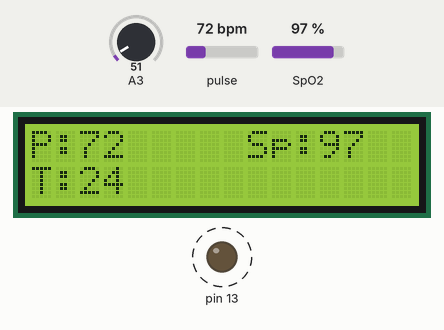
Simulated run of this sketch. Board: Arduino Uno, built with avr-gcc and run on an emulated ATmega328P. On the bench: 16×2 character LCD, output pins drawn as LEDs (lit = HIGH). Dashed ring = blinking. The inputs (shaded band) are chosen by the test bench; at power-on: pulse 72 bpm, A3 = 51, SpO2 97 %. What the sketch prints to the serial monitor is not drawn.

Above: at 3.6 s.
3.7 s: pulse set to 130 bpm
At 6.8 s:
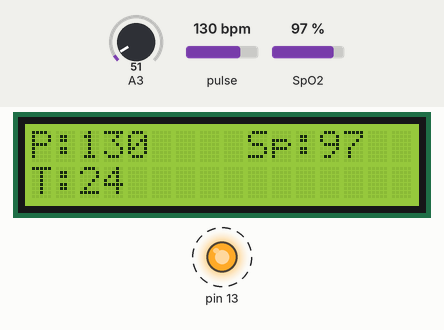
7.5 s: A3 set to 61
At 10.4 s:
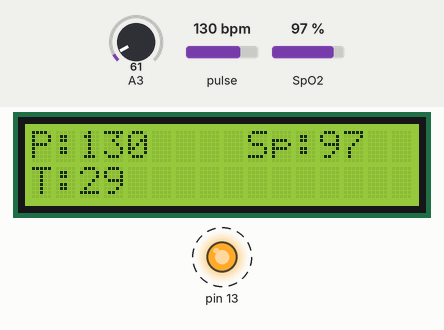
10.5 s: pulse set to 42 bpm
At 13.6 s:
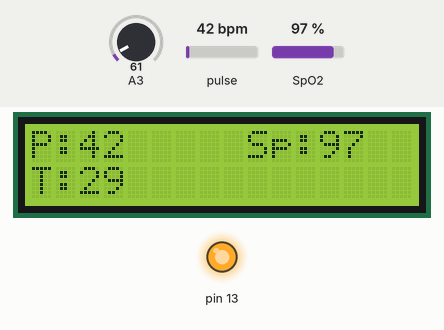
14.6 s: SpO2 set to 80 %
At 16.6 s:
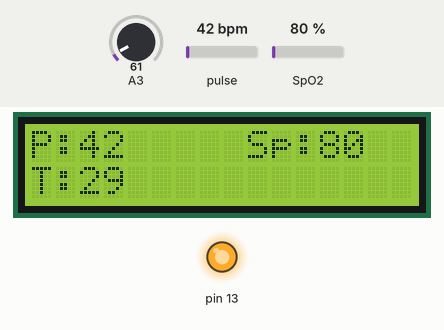
17.4 s: A3 set to 71
At 19.7 s:
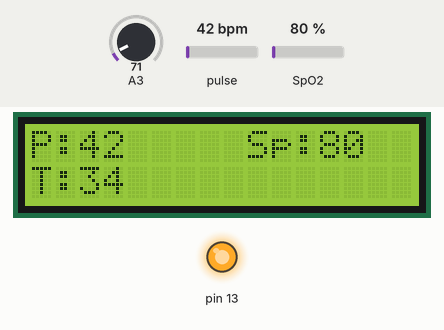
20.3 s: pulse set to 70 bpm
At 21.8 s:
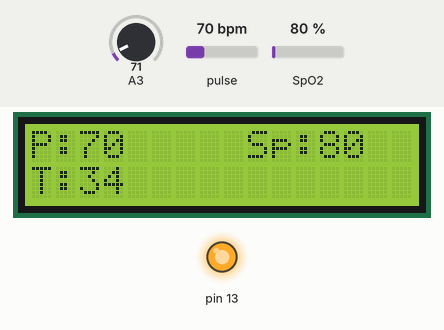
Timing chart, 0 to 23.5 s (numbered marks = the images above; inputs shaded):
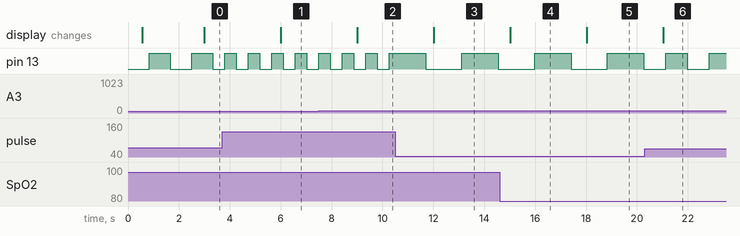

Measured:
- after the input at 3.7 s, pin 13: alternates HIGH for 0.46 s and LOW for 0.46 s, starting after 0.10 s; the display: changes after 2.3 s (image 1)
- after the input at 7.5 s, the display: changes after 1.5 s (image 2)
- after the input at 10.5 s, the display: changes after 1.5 s (image 3)
- after the input at 14.6 s, the display: changes after 0.42 s (image 4)
- after the input at 17.4 s, the display: changes after 0.62 s (image 5)
- after the input at 20.3 s, the display: changes after 0.72 s (image 6)
- by itself, pin 13: alternates HIGH for 0.83 s and LOW for 0.83 s

The sketch:

nano_sensor_module.ino
```cpp
#include <Wire.h>
#include "MAX30100_PulseOximeter.h"
#include <LiquidCrystal.h>

LiquidCrystal lcd(2, 4, 9, 10, 11, 12);

#define REPORTING_PERIOD_MS     3000

PulseOximeter pox;

uint32_t tsLastReport = 0;

int temp_adc_val;
float temp_val;
int t = 0;
int pulse =0;
int spo2 =0 ;
// Callback (registered below) fired when a pulse is detected
void onBeatDetected()
{
    //Serial.println("Beat!");
    digitalWrite(13,!digitalRead(13));
}

void setup(){
    delay(500);
    Serial.begin(9600);
    pinMode(13,OUTPUT);
    lcd.begin(16,2);
    lcd.home();
    lcd.print("P:");
    lcd.setCursor(9,0);
    lcd.print("Sp:");
    lcd.setCursor(0,1);
    lcd.print("T:");

    Serial.print("Initializing pulse oximeter..");

    // Initialize the PulseOximeter instance
    // Failures are generally due to an improper I2C wiring, missing power supply
    // or wrong target chip
    if (!pox.begin()) {
        Serial.println("FAILED");
        for(;;);
    } else {
        Serial.println("SUCCESS");
    }

    // The default current for the IR LED is 50mA and it could be changed
    //   by uncommenting the following line. Check MAX30100_Registers.h for all the
    //   available options.
     pox.setIRLedCurrent(MAX30100_LED_CURR_24MA);

    // Register a callback for the beat detection
    pox.setOnBeatDetectedCallback(onBeatDetected);
}

void loop()
{
    // Make sure to call update as fast as possible
    pox.update();

    // Asynchronously dump heart rate and oxidation levels to the serial
    // For both, a value of 0 means "invalid"
    if (millis() - tsLastReport > REPORTING_PERIOD_MS) {
        //Serial.print("#,");
        pulse = pox.getHeartRate();
        Serial.print(pulse);
        Serial.print(",");
        spo2 = pox.getSpO2();
        Serial.print(spo2);
        Serial.print(",");

        temp_adc_val = analogRead(A3);  /* Read Temperature */
        temp_val = (temp_adc_val * 4.88); /* Convert adc value to equivalent voltage */
        t = (temp_val/10); /* LM35 gives output of 10mv/°C */
        Serial.print(t);
        Serial.println(",");
        lcd.setCursor(2,0);
        lcd.print(pulse);
        lcd.print(" ");
        lcd.setCursor(12,0);
        lcd.print(spo2);
        lcd.print("  ");
        lcd.setCursor(2,1);
        lcd.print(t);

        tsLastReport = millis();
    }
}
```
